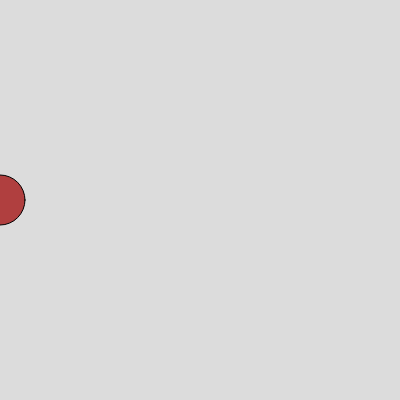
Frame 1 (no input)
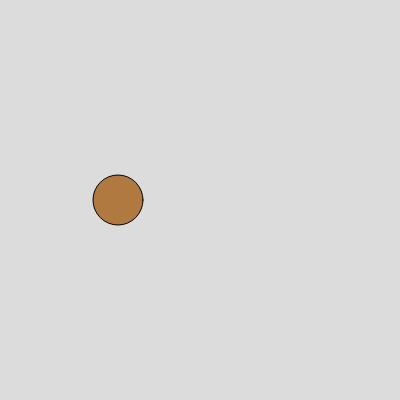
Frame 60 (no input)
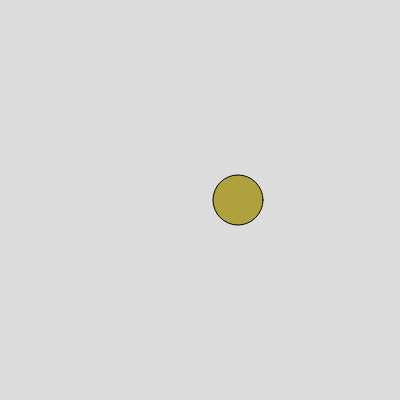
Frame 120 (the mouse pressed at the canvas centre since frame 60)

The p5.js sketch that drew these frames (run headless with seeded random() and noise() and a simulated clock; from frame 60 on, the mouse is pressed at the canvas centre):

// p5.js sketch
// ── sketch.js
// DM2008 — Activity 2a
// Mode Switch (20 min)
//
// Use keys 1, 2, 3 to switch between at least 3 modes.
// Each mode should change more than just the background — think fill, size, or motion.
//
// Stretch: add a 4th mode, or make the ellipse change shape between modes.

let x = 0;       // ellipse x-position
let size = 50;   // ellipse size
let bgColor;     // background color, changed by key presses
let shapeColor;
let colours = ["#B03F3F", "#B0793F", "#B0A13F"];
let isRect = false;
let colorIndex = 0;

function setup() {
  createCanvas(400, 400);
  bgColor = color(220);
  shapeColor = color(colours[0]);
  rectMode(CENTER);
}

function draw() {
  background(bgColor);

  if (frameCount % 60 === 0) {
    colorIndex = (colorIndex + 1) % colours.length;
    shapeColor = color(colours[colorIndex]);
  }

  fill(shapeColor);

  if (isRect) {
    rect(x, height / 2, size, size);
  } else {
    ellipse(x, height / 2, size);
  }

  x += 2;

  if (x > width + size / 2) {
    x = -size / 2;
  }
}

// Keys 1, 2, 3 change the background color
function keyPressed() {
  switch (key) {
    case "1":
      bgColor = color(200, 100, 100);
      isRect = false;
      colorIndex = (colorIndex + 1) % colours.length;
      shapeColor = color(colours[colorIndex]);
      break; // red
    case "2":
      bgColor = color(100, 200, 100);
      isRect = true;
      break; // green
    case "3":
      bgColor = color(100, 100, 200);
      size += 20;
      break; // blue
    default:
      bgColor = color(220); // grey
  }
}
